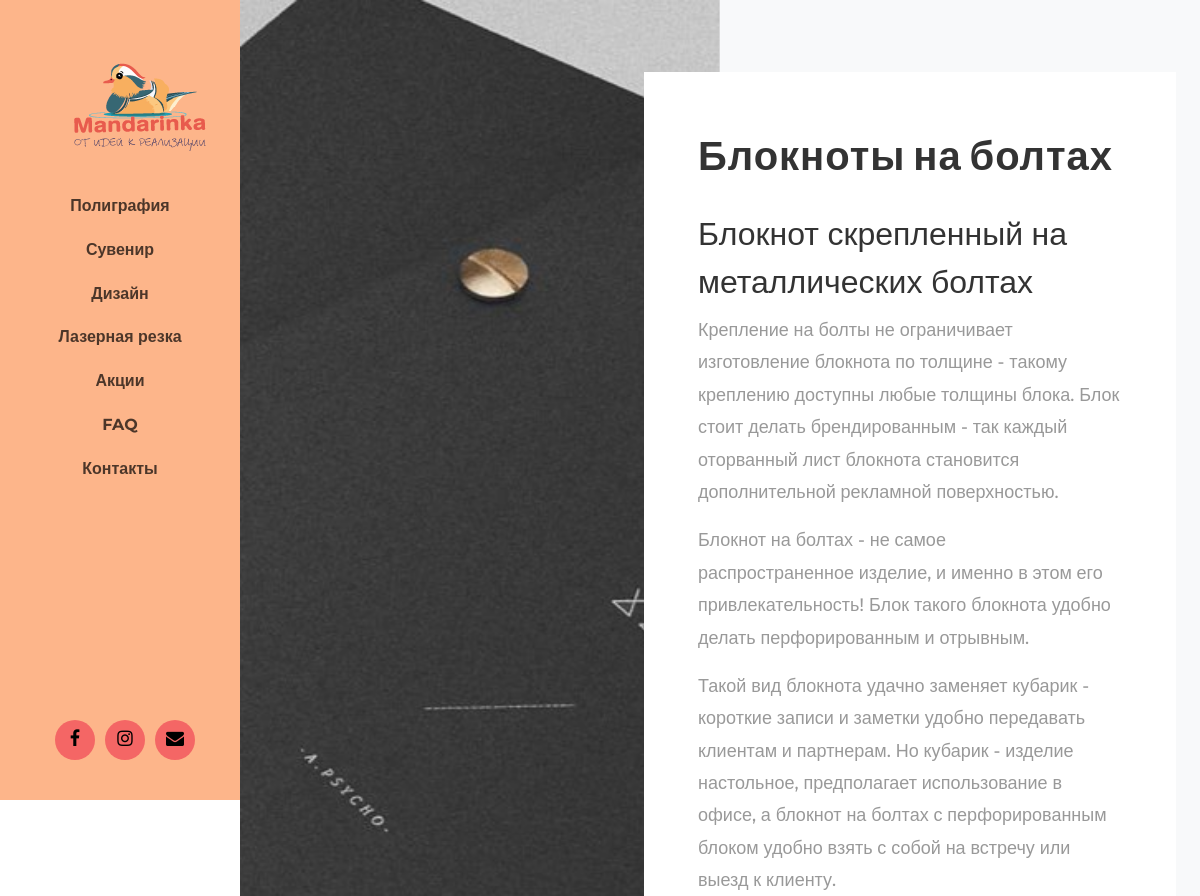
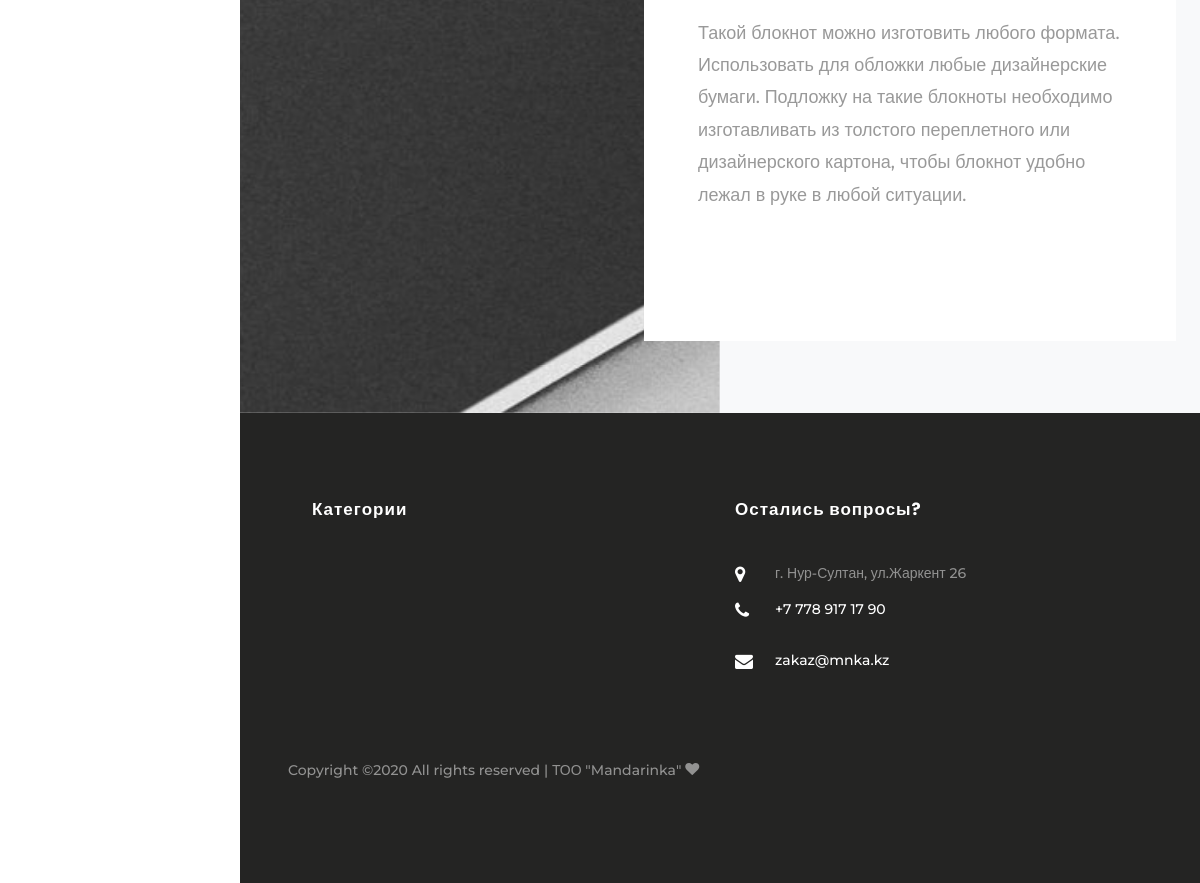
The page /bloknoty-na-boltah/ on the database its author committed (2 pictures, top to bottom).
### menu/models.py (models this page shows, shortened)
class MenuItem(MPTTModel):
    title = models.CharField(_("Название пункта меню на сайте"), max_length=255)
    slug = models.CharField(_("Url"), max_length=255)
    parent = TreeForeignKey(
        'self',
        verbose_name=_("Родительский пункт"),
        on_delete=models.CASCADE,
        null=True,
        blank=True,
        related_name='children'
    )
    menu = models.ForeignKey('Menu', verbose_name=_("Меню"), on_delete=models.CASCADE)
    sort = models.PositiveIntegerField(_('Порядок'), default=0)
    published = models.BooleanField(_("Отображать?"), default=True)
    class Meta:
        verbose_name = _("Пункт меню")
        verbose_name_plural = _("Пункты меню")
    class MPTTMeta:
        order_insertion_by = ('sort',)

### blog/models.py (models this page shows, shortened)
class Post(models.Model):
    title = models.CharField("Заголовок", max_length=250)
    mini_text = models.TextField("Короткое описание")
    text = models.TextField("Полный текст")
    create_date = models.DateTimeField("дата создания", auto_now=True)
    slug = models.SlugField("url", max_length=100, unique=True)
    edit_date = models.DateTimeField(
        "дата редактирования",
        default=timezone.now,
        blank=True,
        null=True
    )
    published_date = models.DateTimeField(
        "дата публикации",
        default=timezone.now,
        blank=True,
        null=True
    )
    image = models.ImageField("главная фотография", upload_to="post/", null=True, blank=True)
    category = models.ManyToManyField(
        Category,
        verbose_name="Категория",
    )
    published = models.BooleanField("опубликовать?", default=True)
    sort = models.PositiveIntegerField('порядок', default=0)
    class Meta:
        verbose_name = "Пост"
        verbose_name_plural = "Посты"
        ordering = ['sort', '-published_date', ]
    def name_category(self):
        return '\n, \n '.join([str(child.name) for child in self.category.all()])
    name_category.short_description = 'Привязка к категориям'

### blog/views.py (the view)
# urls.py: path('<slug:slug>/', views.PostDetailView.as_view(), name='detail_post'),
class PostDetailView(View):
    def get(self, request, **kwargs):
        post = get_object_or_404(Post, slug=kwargs.get("slug"))
        menu = MenuItem.objects.filter(published=True)
        context = {
            'post': post,
            'menu': menu,
        }
        return render(request, 'blog/detail.html', context)

### templates/blog/detail.html (shortened to what this page needs)
{% extends 'base.html' %}
{% block content %}
			<section class="ftco-section-no-padding bg-light">
				<div class="hero-wrap">
					<div class="d-flex">
                            <div class="author-image text img p-md-5 ftco-animate" style="background-image: url({{ post.image.url }});"></div>
        <div class="author-info text p-4 mt-5 mb-5 ftco-animate">
							<div class="desc">
								<h1 class="mb-4">{{ post.title }}</h1>
								<p class="mb-4">{{ post.text|safe }}</p>
								<ul class="ftco-social mt-3">
		            </ul>
	            </div>
						</div>
					</div>
				</div>
			</section>
{% endblock content %}

### templates/base.html (shortened to what this page needs)
{% load static %}
<!DOCTYPE html>
<html lang="ru">
<head>
    <link rel="stylesheet" href="{% static 'css/open-iconic-bootstrap.min.css' %}">
    <link rel="stylesheet" href="{% static 'css/animate.css' %}">
    <link rel="stylesheet" href="{% static 'css/owl.carousel.min.css' %}">
    <link rel="stylesheet" href="{% static 'css/owl.theme.default.min.css' %}">
    <link rel="stylesheet" href="{% static 'css/magnific-popup.css' %}">
    <link rel="stylesheet" href="{% static 'css/aos.css' %}">
    <link rel="stylesheet" href="{% static 'css/ionicons.min.css' %}">
    <link rel="stylesheet" href="{% static 'css/bootstrap-datepicker.css' %}">
    <link rel="stylesheet" href="{% static 'css/jquery.timepicker.css' %}">
    <link rel="stylesheet" href="{% static 'css/flaticon.css' %}">
    <link rel="stylesheet" href="{% static 'css/icomoon.css' %}">
    <link rel="stylesheet" href="{% static 'css/style.css' %}">
</head>
<body>
<div id="colorlib-page">
   {% load static %}
<aside id="colorlib-aside" role="complementary" class="js-fullheight text-center">
			<h1 id="colorlib-logo"><a href="{% url 'blog:home' %}" ><img src="{% static 'images/logo.png' %}" alt="" ></a></h1>
			<nav id="colorlib-main-menu" role="navigation">
				<ul>
                    {% for m in menu %}
					<li><a href="{{ m.slug }}">{{ m.title }}</a></li>
                    {% endfor %}
				</ul>
			</nav>
			<div class="colorlib-footer">
					<div class="d-flex justify-content-center">
					<ul class="d-flex align-items-center">
						<li class="d-flex align-items-center jusitfy-content-center"><a href="#"><i class="icon-facebook"></i></a></li>
						<li class="d-flex align-items-center jusitfy-content-center"><a href="#"><i class="icon-instagram"></i></a></li>
						<li class="d-flex align-items-center jusitfy-content-center"><a href="#"><i class="icon-envelope"></i></a></li>
					</ul>
				</div>
			</div>
		</aside>
    <div id="colorlib-main">
        {% block content %}
        {% endblock %}
        <footer class="ftco-footer ftco-bg-dark ftco-section">
            <div class="container px-md-5">
                <div class="row mb-5">
                    <div class="col-md">
                        <div class="ftco-footer-widget mb-4 ml-md-4">
                            <h2 class="ftco-heading-2">Категории</h2>
                        </div>
                    </div>
                    <div class="col-md">
                        <div class="ftco-footer-widget mb-4">
                            <h2 class="ftco-heading-2">Остались вопросы?</h2>
                            <div class="block-23 mb-3">
                                <ul>
                                    <li><span class="icon icon-map-marker"></span><span class="text">г. Нур-Султан, ул.Жаркент 26</span>
                                    </li>
                                    <li><a href="#"><span class="icon icon-phone"></span><span class="text">+7 778 917 17 90</span></a>
                                    </li>
                                    <li><a href="#"><span class="icon icon-envelope"></span><span class="text">zakaz@mnka.kz</span></a>
                                    </li>
                                </ul>
                            </div>
                        </div>
                    </div>
                </div>
                <div class="row">
                    <div class="col-md-12">
                        <p>
                            Copyright &copy;<script>document.write(new Date().getFullYear());</script>
                            All rights reserved | ТОО "Mandarinka" <i class="icon-heart"
                                                                                aria-hidden="true"></i>
                            </p>
                    </div>
                </div>
            </div>
        </footer>
    </div>
</body>
</html>

### static/css/icomoon.css (style rules this page uses)
[class^="icon-"], [class*=" icon-"] { font-family: 'icomoon' !important; speak: none; font-style: normal; font-weight: normal; font-variant: normal; text-transform: none; line-height: 1; -webkit-font-smoothing: antialiased; -moz-osx-font-smoothing: grayscale; }
.icon-heart:before { content: "\f004"; }
.icon-map-marker:before { content: "\f041"; }
.icon-phone:before { content: "\f095"; }
.icon-facebook:before { content: "\f09a"; }
.icon-envelope:before { content: "\f0e0"; }
.icon-instagram:before { content: "\f16d"; }

### rows shown on the page
MenuItem: title "Полиграфия"
MenuItem: title "Сувенир"
MenuItem: title "Дизайн"
MenuItem: title "Лазерная резка"
MenuItem: title "Акции"
MenuItem: title "FAQ"
MenuItem: title "Контакты"
Post: image (picture), title "Блокноты на болтах", text "Блокнот скрепленный на металлических болтах Крепление на болты не ограничивает изготовление блокнота по толщине - такому креплению доступны любые толщины блока. Блок стоит делать брендированным - так каждый оторванный лист блокнота становится дополнительной рекламной поверхностью. Блокнот на болтах - не самое распространенное изделие, и именно в этом его привлекательность! Блок такого блокнота удобно делать перфорированным и отрывным. Такой вид блокнота удачно заменяет кубарик - короткие записи и заметки удобно передавать клиентам и партнерам. Но кубарик - изделие настольное, предполагает использование в офисе, а блокнот на болтах с перфорированным блоком удобно взять с собой на встречу или…"
